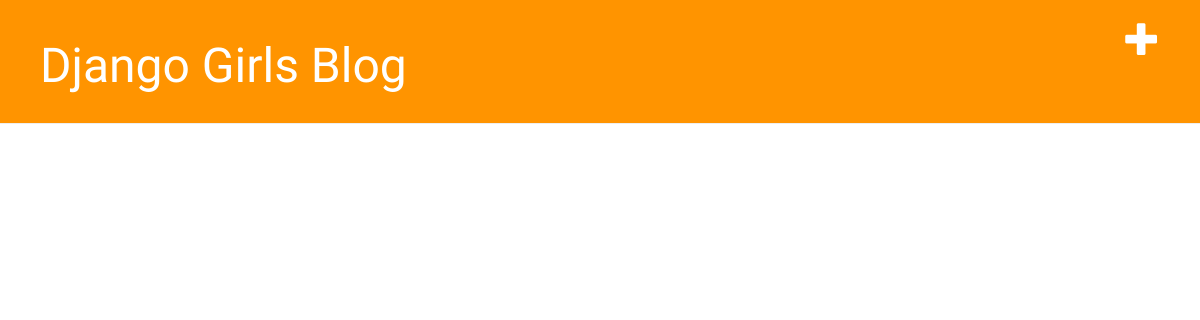
The app's page /, older data.
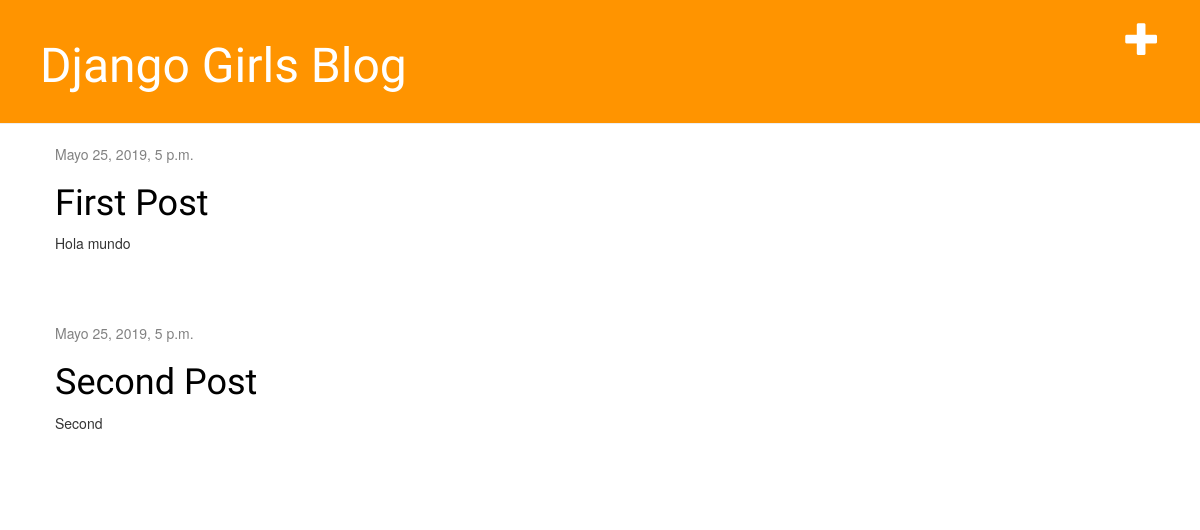
The same page, newer data.
### blog/models.py (models this page shows, shortened)
class Post(models.Model):
    author = models.ForeignKey('auth.User', on_delete=models.CASCADE)
    title = models.CharField(max_length=200)
    text = models.TextField()
    created_date = models.DateTimeField(
        default=timezone.now)
    published_date = models.DateTimeField(
        blank=True, null=True)

### blog/views.py (the view)
def post_list(request):
    posts = Post.objects.filter(
        published_date__lte=timezone.now()).order_by('published_date')
    return render(request, 'blog/post_list.html', {'posts': posts})

### blog/templates/blog/post_list.html
{% extends 'blog/base.html' %}
{% block content %}
{% for post in posts %}
<div class="post">
    <div class="date">
        {{ post.published_date }}
    </div>
    <h1><a href="{% url 'post_detail' pk=post.pk %}">{{ post.title }}</a></h1>
    <p>{{ post.text|linebreaksbr }}</p>
</div>
{% endfor %}
{% endblock %}

### blog/templates/blog/base.html (shortened to what this page needs)
{% load staticfiles %}
<html>
<head>
    <link rel="stylesheet" href="//maxcdn.bootstrapcdn.com/bootstrap/3.2.0/css/bootstrap.min.css">
    <link rel="stylesheet" href="//maxcdn.bootstrapcdn.com/bootstrap/3.2.0/css/bootstrap-theme.min.css">
    <link rel="stylesheet" href="{% static 'css/blog.css' %}">
</head>
<body>
    <div class="page-header">
        <a href="{% url 'post_new' %}" class="top-menu"><span class="glyphicon glyphicon-plus"></span></a>
        <h1><a href="/">Django Girls Blog</a></h1>
    </div>
    <div class="content container">
        <div class="row">
            <div class="col-md-8">
                {% block content %}
                {% endblock %}
            </div>
        </div>
    </div>
</body>
</html>

### blog/static/css/blog.css (style rules this page uses)
.page-header { background-color: #ff9400; margin-top: 0; padding: 20px 20px 20px 40px; }
.page-header h1, .page-header h1 a, .page-header h1 a:visited, .page-header h1 a:active { color: #ffffff; font-size: 36pt; text-decoration: none; }
.content { margin-left: 40px; }
h1, h2, h3, h4 { font-family: 'Lobster', cursive; }
.date { color: #828282; }
.top-menu, .top-menu:hover, .top-menu:visited { color: #ffffff; float: right; font-size: 26pt; margin-right: 20px; }
.post { margin-bottom: 70px; }
.post h1 a, .post h1 a:visited { color: #000000; }

Row changes from the older to the newer data that the page shows:
added Post: published_date "Mayo 25, 2019, 5 p.m.", title "First Post", text "Hola mundo"
added Post: published_date "Mayo 25, 2019, 5 p.m.", title "Second Post", text "Second"
